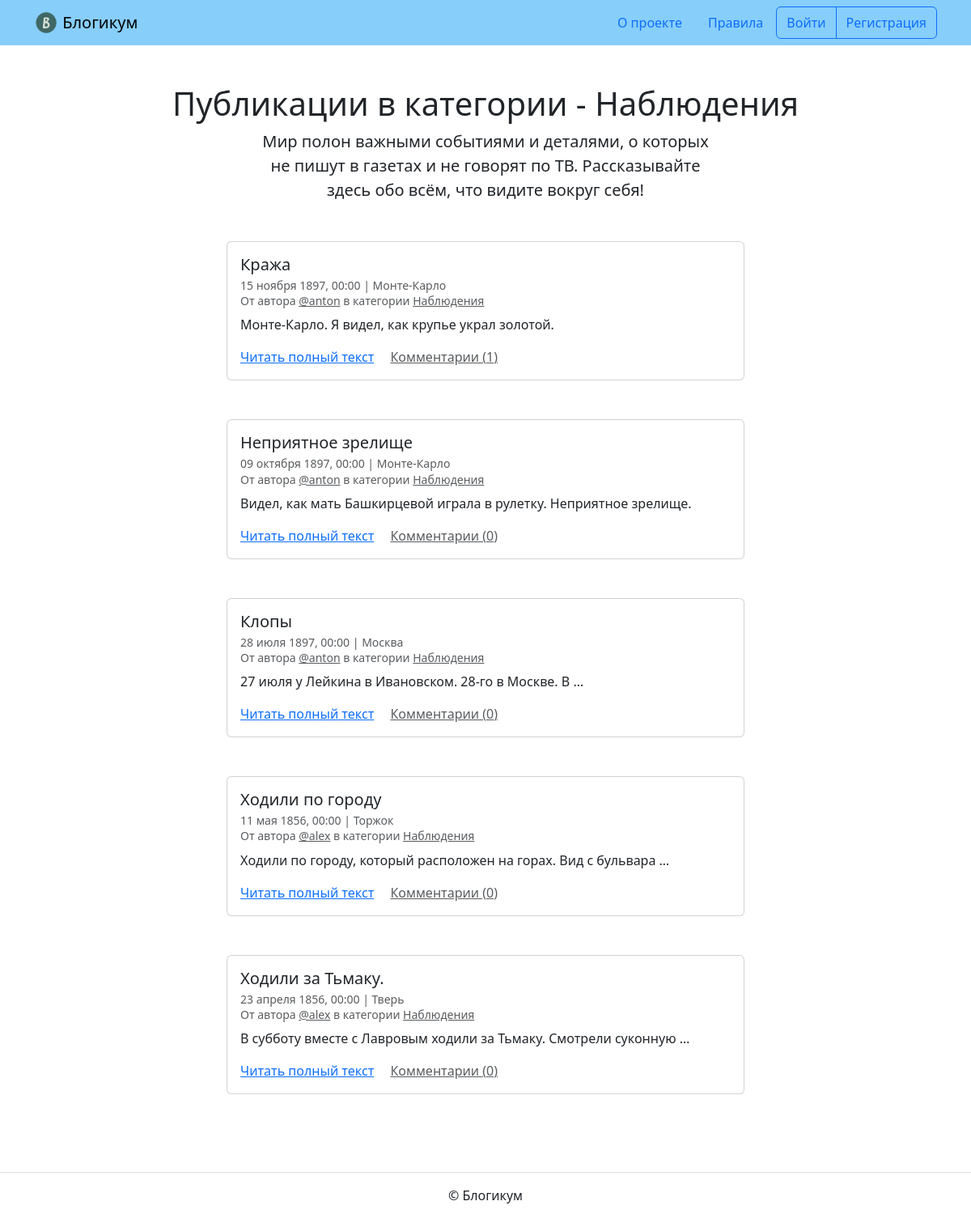
The page /category/details/ on the database its author committed.
### blog/models.py (models this page shows, shortened)
class Published(models.Model):
    is_published = models.BooleanField(
        default=True,
        verbose_name='Опубликовано',
        help_text='Снимите галочку, чтобы скрыть публикацию.'
    )
    created_at = models.DateTimeField(
        auto_now_add=True,
        verbose_name='Добавлено'
    )
    class Meta:
        abstract = True

class Category(Published):
    title = models.CharField(
        max_length=256,
        verbose_name='Заголовок'
    )
    description = models.TextField(
        verbose_name='Описание'
    )
    slug = models.SlugField(
        unique=True,
        verbose_name='Идентификатор',
        help_text=(
            'Идентификатор страницы для URL; разрешены символы латиницы, '
            'цифры, дефис и подчёркивание.'
        )
    )
    class Meta:
        verbose_name = 'категория'
        verbose_name_plural = 'Категории'
    objects = models.Manager()
    published = PublishedManager()

class Post(Published):
    title = models.CharField(
        max_length=256,
        verbose_name='Заголовок'
    )
    text = models.TextField(
        verbose_name='Текст'
    )
    pub_date = models.DateTimeField(
        verbose_name='Дата и время публикации',
        help_text=(
            'Если установить дату и время в будущем — можно делать '
            'отложенные публикации.'
        )
    )
    author = models.ForeignKey(
        User,
        on_delete=models.CASCADE,
        verbose_name='Автор публикации'
    )
    location = models.ForeignKey(
        Location,
        on_delete=models.SET_NULL,
        null=True,
        blank=True,
        verbose_name='Местоположение'
    )
    category = models.ForeignKey(
        Category,
        on_delete=models.SET_NULL,
        null=True,
        verbose_name='Категория'
    )
    image = models.ImageField(
        verbose_name='Изображение',
        upload_to='posts_images/',
        blank=True,
        null=True
    )
    class Meta:
        verbose_name = 'публикация'
        verbose_name_plural = 'Публикации'
    objects = models.Manager()
    published = PublishedManager()

class Location(Published):
    name = models.CharField(
        max_length=256,
        verbose_name='Название места'
    )
    class Meta:
        verbose_name = 'местоположение'
        verbose_name_plural = 'Местоположения'
    objects = models.Manager()
    published = PublishedManager()

### blog/views.py (the view)
# urls.py: path('category/<slug:category_slug>/', views.category_posts, name='category_posts'),
def category_posts(request, category_slug):
    template = 'blog/category.html'
    category = get_object_or_404(Category, slug=category_slug)
    if not category.is_published:
        raise Http404("Категория не опубликована")
    posts = Post.published.filter(category=category).annotate(comment_count=Count('comments')).order_by('-pub_date')
    paginator = Paginator(posts, 10)
    page_number = request.GET.get('page')
    page_obj = paginator.get_page(page_number)
    context = {
        'category': category,
        'page_obj': page_obj,
    }
    return render(request, template, context)

### blog/models.py (called while the page is built)
    def get_queryset(self):
        return super().get_queryset().filter(
            is_published=True,
            category__is_published=True,
            pub_date__lte=timezone.now()
        )

### templates/blog/category.html (shortened to what this page needs)
{% extends "base.html" %}
{% block content %}
  <h1 class="text-center">Публикации в категории - {{ category.title }}</h1>
  <p class="col-6 offset-3 mb-5 lead text-center">{{ category.description }}</p>
  {% for post in page_obj %}
    <article class="mb-5">
      {% include "includes/post_card.html" %}
    </article>
  {% endfor %}
{% endblock %}

### templates/includes/post_card.html (shortened to what this page needs)
<div class="col d-flex justify-content-center">
  <div class="card" style="width: 40rem;">
    <div class="card-body">
      <h5 class="card-title">{{ post.title }}</h5>
      <h6 class="card-subtitle mb-2 text-muted">
        <small>
          {{ post.pub_date|date:"d E Y, H:i" }} | {% if post.location and post.location.is_published %}{{ post.location.name }}{% else %}Планета Земля{% endif %}<br>
          От автора <a class="text-muted" href="{% url 'blog:profile' post.author.username %}">@{{ post.author.username }}</a> в
          категории {% include "includes/category_link.html" %}
        </small>
      </h6>
      <p class="card-text">{{ post.text|truncatewords:10 }}</p>
      <a href="{% url 'blog:post_detail' post.id %}" class="card-link">Читать полный текст</a>
      <a href="{% url 'blog:post_detail' post.id %}" class="card-link text-muted">Комментарии ({{ post.comment_count }})</a>
    </div>
  </div>
</div>

### templates/includes/category_link.html
<a class="text-muted" href="{% url 'blog:category_posts' post.category.slug %}">
  {{ post.category.title }}
</a>

### rows shown on the page
Category: title "Наблюдения", description "Мир полон важными событиями и деталями, о которых не пишут в газетах и не говорят по ТВ. Рассказывайте здесь обо всём, что видите вокруг себя!"
Post: title "Кража", pub_date "15 ноября 1897, 00:00", location.name "Монте-Карло", author.username "anton", category "Наблюдения", text "Монте-Карло. Я видел, как крупье украл золотой.", comment_count "1"
Post: title "Неприятное зрелище", pub_date "09 октября 1897, 00:00", location.name "Монте-Карло", author.username "anton", category "Наблюдения", text "Видел, как мать Башкирцевой играла в рулетку. Неприятное зрелище.", comment_count "0"
Post: title "Клопы", pub_date "28 июля 1897, 00:00", location.name "Москва", author.username "anton", category "Наблюдения", text "27 июля у Лейкина в Ивановском. 28-го в Москве. В …", comment_count "0"
Post: title "Ходили по городу", pub_date "11 мая 1856, 00:00", location.name "Торжок", author.username "alex", category "Наблюдения", text "Ходили по городу, который расположен на горах. Вид с бульвара …", comment_count "0"
Post: title "Ходили за Тьмаку.", pub_date "23 апреля 1856, 00:00", location.name "Тверь", author.username "alex", category "Наблюдения", text "В субботу вместе с Лавровым ходили за Тьмаку. Смотрели суконную …", comment_count "0"
